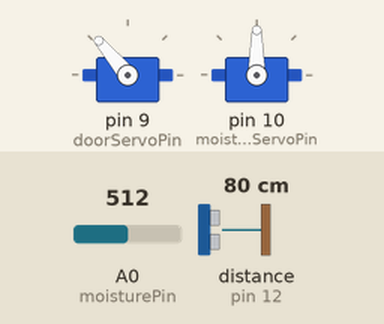
Simulated run of this sketch. Board: Arduino Uno, built with avr-gcc and run on an emulated ATmega328P. On the bench: 2 × servo. Wiring (inferred from the names in the program): ultrasonic range finder: trigger pin 11; echo pin 12. Inputs (shaded band) come from the test bench; at power-on: distance to the obstacle (sensor on pin 12) 80 cm, A0 (moisturePin) = 512. The echo pulse lasts 58.3 µs per cm; what the sketch prints to the serial monitor is not drawn.

Above: at 3.8 s.
3.9 s: distance to the obstacle (sensor on pin 12) set to 18 cm
11.6 s: distance to the obstacle (sensor on pin 12) set to 14 cm
At 16.1 s:
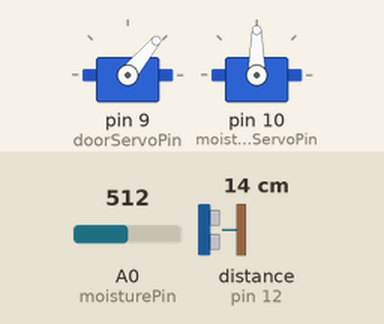
19.3 s: A0 (moisturePin) set to 490
27.0 s: distance to the obstacle (sensor on pin 12) set to 35 cm
At 30.4 s:
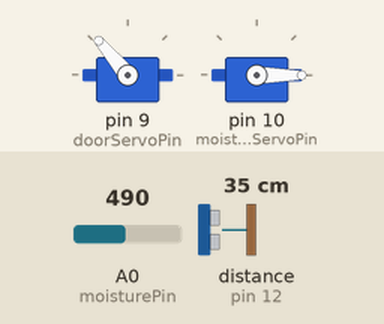
34.5 s: distance to the obstacle (sensor on pin 12) set to 2 cm
At 39.8 s:
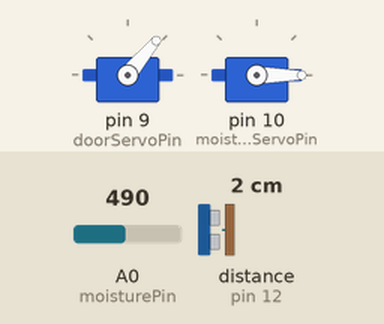
42.2 s: distance to the obstacle (sensor on pin 12) set to 60 cm
At 49.5 s:
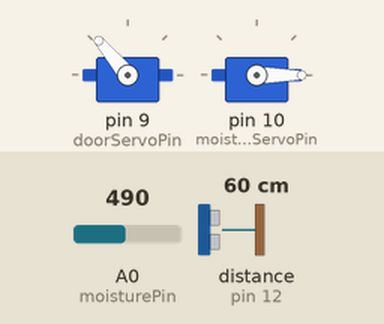
Timing chart, 0 to 50.5 s (numbered marks = the images above; inputs shaded):
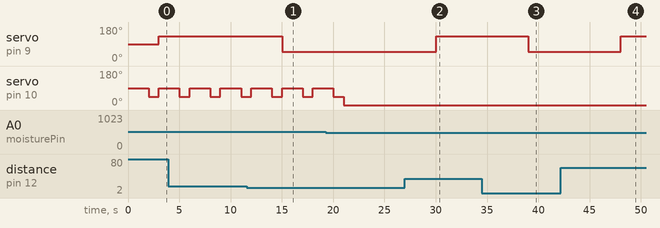

Measured:
- the behaviour switches between 16 and 15 cm on distance to the obstacle (sensor on pin 12) (found by bisection; images 0 and 1)
- after the input at 11.6 s, servo on pin 9 (doorServoPin): 130° → 50° after 3.4 s
- after the input at 27.0 s, servo on pin 9 (doorServoPin): 50° → 130° after 3.0 s
- after the input at 34.5 s, servo on pin 9 (doorServoPin): 130° → 50° after 4.5 s
- after the input at 42.2 s, servo on pin 9 (doorServoPin): 50° → 130° after 5.8 s

The sketch:

arduino_dustbin_final_sketch__2_.ino
```cpp
#include <Servo.h>

Servo doorServo;
Servo moistureServo;

int doorServoPin = 9;   // Pin for automatic door servo
int moistureServoPin = 10; // Pin for moisture sensor servo

int moisturePin = A0; // Moisture sensor pin
int moistureThreshold = 500; // Moisture threshold for waste segregation

const int trigPin = 11;    // Trigger pin of ultrasonic sensor
const int echoPin = 12;    // Echo pin of ultrasonic sensor

const int thresholdDistance = 15;  // Threshold distance for triggering the door

void setup() {
  doorServo.attach(doorServoPin);
  moistureServo.attach(moistureServoPin);

  pinMode(moisturePin, INPUT);

  pinMode(trigPin, OUTPUT);
  pinMode(echoPin, INPUT);

  Serial.begin(9600);
}

void loop() {
  int moistureValue = analogRead(moisturePin);
  digitalWrite(trigPin, LOW);
  delayMicroseconds(2);
  digitalWrite(trigPin, HIGH);
  delayMicroseconds(10);
  digitalWrite(trigPin, LOW);
  long duration = pulseIn(echoPin, HIGH);
  float distance = duration * 0.034 / 2;
  Serial.print(distance);


  if (moistureValue < moistureThreshold) {
    moistureServo.write(0);
    delay(3000);
    moistureServo.write(45);


  }else{
    moistureServo.write(90);
    delay(2000);
    moistureServo.write(45);
    delay(1000);// Open position for moisture segregation

  }

  if (distance < thresholdDistance) {
    openDoor();
  } else {
    closeDoor();
  }
}


void openDoor() {
  doorServo.write(50); // Open the door
   // Delay to keep the door open (adjust as needed)
}

void closeDoor() {
  doorServo.write(130); // Close the door
   // Delay to keep the door closed (adjust as needed)
}
```
